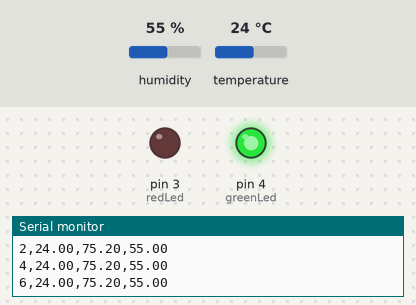
Bench run of a sketch on a simulated Arduino Uno, built with avr-gcc and run on an emulated ATmega328P. On the bench: output pins drawn as LEDs (lit = HIGH), the last lines printed to the serial monitor. The test bench sets the inputs (shaded band); at power-on: humidity 55 %, temperature 24 °C.

Above: at 6.8 s.
6.9 s: humidity set to 79 %
12.3 s: humidity set to 82 %
At 14.9 s:
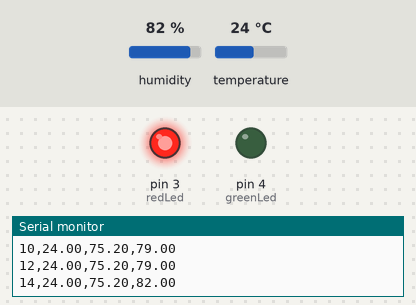
17.7 s: humidity set to 22 %
At 19.2 s:
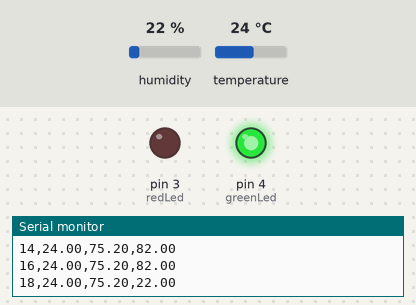
23.1 s: humidity set to 88 %
At 26.4 s:
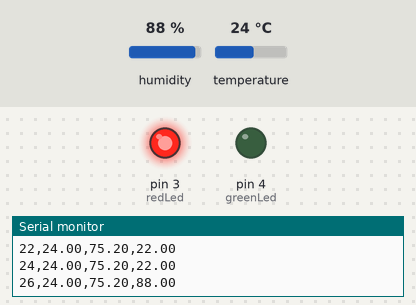
Timing chart, 0 to 27.9 s (numbered marks = the images above; inputs shaded):
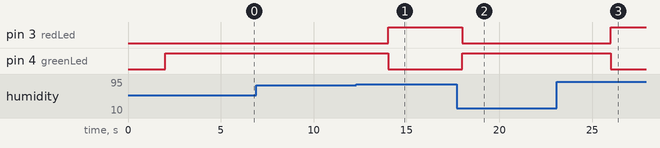

Measured:
- the behaviour switches between 80 and 81 % on humidity (found by bisection; images 0 and 1)
- after the input at 12.3 s, pin 3 (redLed): LOW → HIGH after 1.7 s; pin 4 (greenLed): HIGH → LOW after 1.7 s
- after the input at 17.7 s, pin 3 (redLed): HIGH → LOW after 0.31 s; pin 4 (greenLed): LOW → HIGH after 0.31 s
- after the input at 23.1 s, pin 3 (redLed): LOW → HIGH after 2.9 s; pin 4 (greenLed): HIGH → LOW after 2.9 s

The sketch:

environmental_monitor.ino
```cpp
/*
 * Environmental Monitoring Station (DHT11/22)
 * Path: /week3/environmental_monitor/environmental_monitor.ino
 */

#include "DHT.h"

#define DHTPIN 2        // Digital pin connected to the DHT sensor
#define DHTTYPE DHT22   // Using DHT22 (Wokwi default). Change to DHT11 for physical hardware.

DHT dht(DHTPIN, DHTTYPE);

const int redLed = 3;
const int greenLed = 4;

unsigned long previousMillis = 0;
const long interval = 2000; // Read every 2 seconds

void setup() {
  Serial.begin(9600);

  // Initialize Sensor and Pins
  dht.begin();
  pinMode(redLed, OUTPUT);
  pinMode(greenLed, OUTPUT);

  // Print CSV Header to Serial Monitor
  Serial.println("timestamp,temp_C,temp_F,humidity");
}

void loop() {
  unsigned long currentMillis = millis();

  // Non-blocking 2-second timer
  if (currentMillis - previousMillis >= interval) {
    previousMillis = currentMillis;

    // Read humidity and temperature
    float h = dht.readHumidity();
    float tC = dht.readTemperature();       // Celsius
    float tF = dht.readTemperature(true);   // Fahrenheit

    // Check if any reads failed and exit early (to try again)
    if (isnan(h) || isnan(tC) || isnan(tF)) {
      Serial.println("Failed to read from DHT sensor!");
      return;
    }

    // Print to Serial Monitor in CSV format
    Serial.print(currentMillis / 1000); // Timestamp in seconds
    Serial.print(",");
    Serial.print(tC);
    Serial.print(",");
    Serial.print(tF);
    Serial.print(",");
    Serial.println(h);

    // Alert Logic: Red LED if Temp > 35C OR Humidity > 80%
    if (tC > 35.0 || h > 80.0) {
      digitalWrite(redLed, HIGH);
      digitalWrite(greenLed, LOW);
    } else {
      digitalWrite(redLed, LOW);
      digitalWrite(greenLed, HIGH);
    }
  }
}
```
